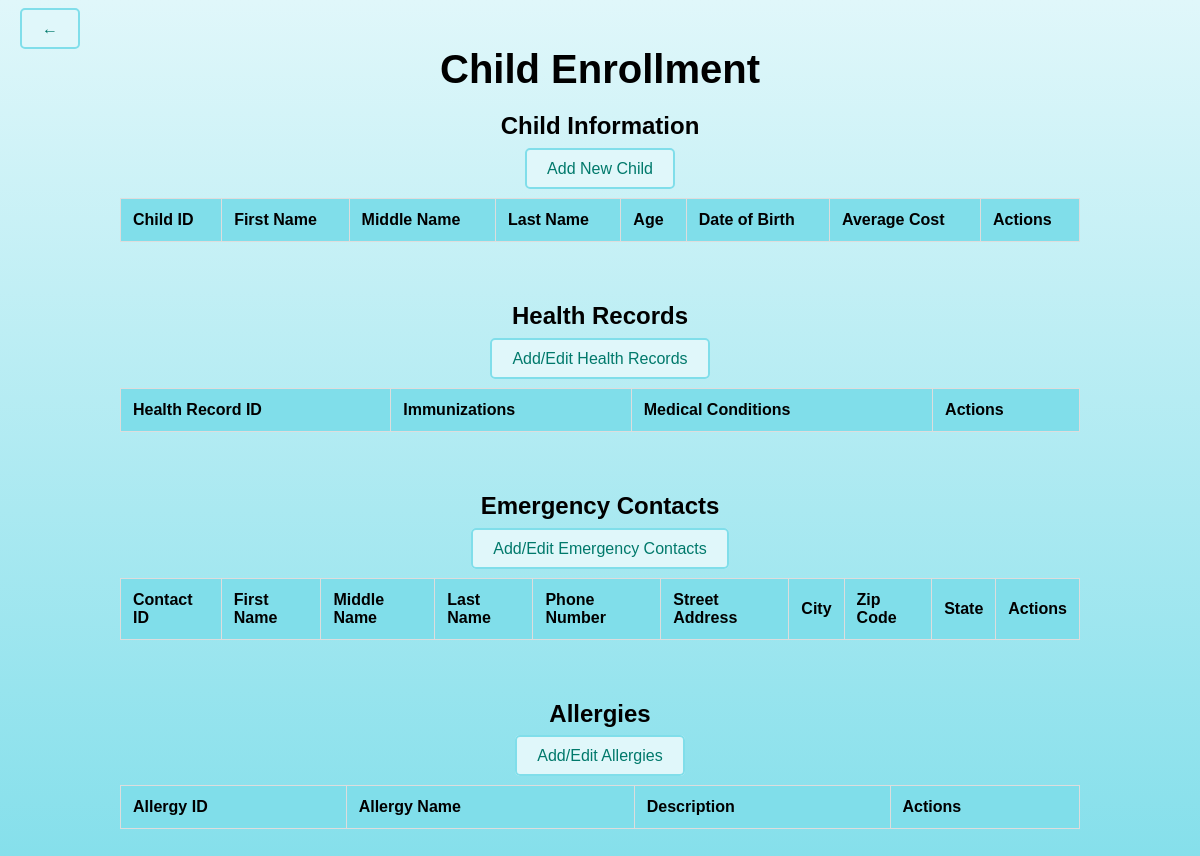
Page /myapp/child-enrollment/ on the earlier database version.
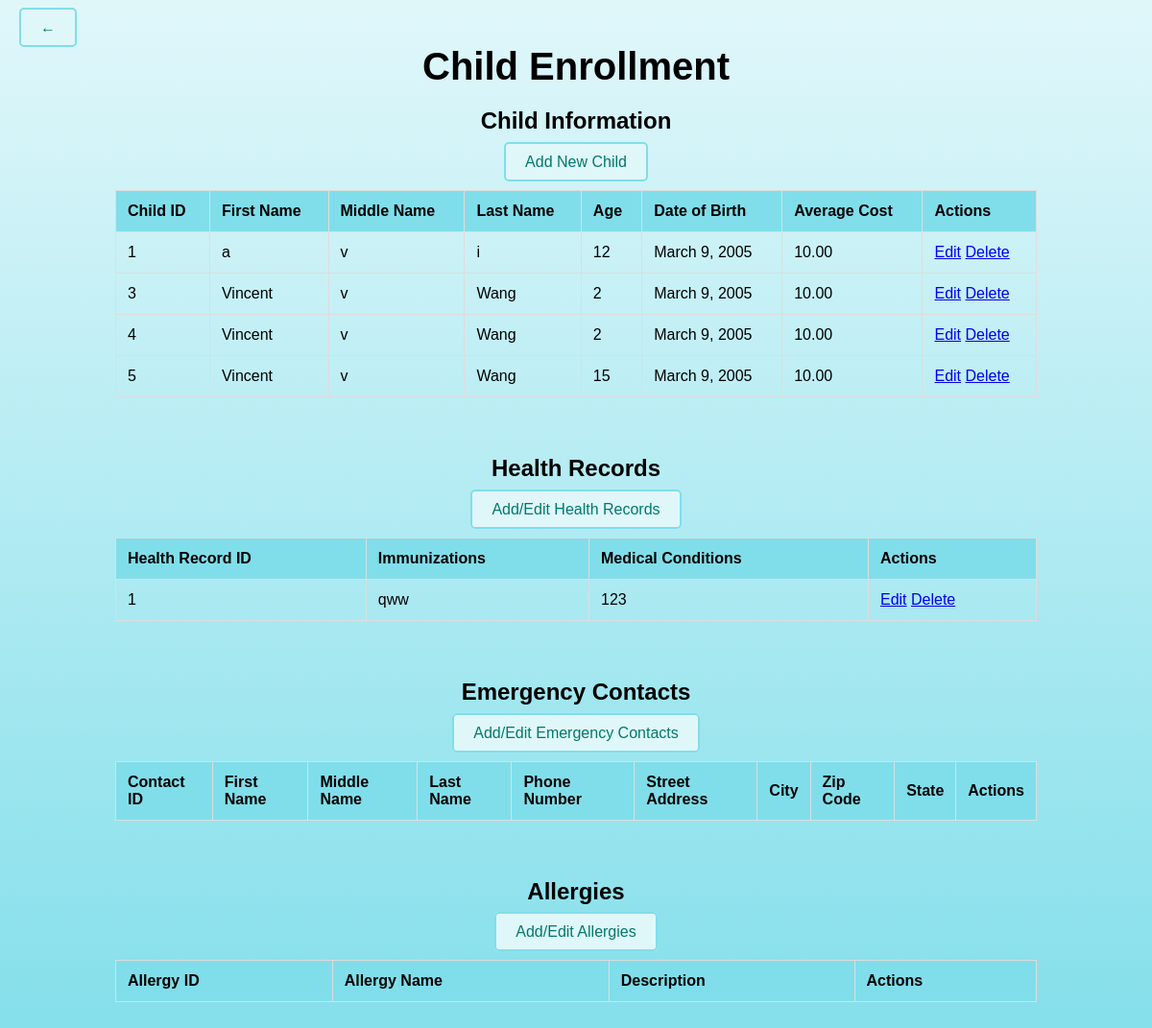
Same page on the later database version.
### myapp/models.py (models this page shows, shortened)
class Child(models.Model):
    first_name = models.CharField(max_length=100)
    middle_name = models.CharField(max_length=100, blank=True, null=True)
    last_name = models.CharField(max_length=100)
    age = models.IntegerField()
    date_of_birth = models.DateField()
    average_cost = models.DecimalField(max_digits=10, decimal_places=2)

class HealthRecord(models.Model):
    child = models.ForeignKey(Child, on_delete=models.CASCADE)
    immunizations = models.TextField()
    medical_conditions = models.TextField()

### myapp/views.py (the view)
# urls.py: path('child-enrollment/', views.child_enrollment, name='child_enrollment'),
def child_enrollment(request):
    context = {
        'children': Child.objects.all(),
        'health_records': HealthRecord.objects.all(),
        'emergency_contacts': EmergencyContact.objects.all(),
        'allergies': Allergy.objects.all(),
    }
    return render(request, 'child_enrollment.html', context)

### myapp/templates/child_enrollment.html (shortened to what the changed rows need)
<!DOCTYPE html>
<html lang="en">
<head>
</head>
<body>
    <div class="container">
        <h1>Child Enrollment</h1>
        <div class="section">
            <h2>Child Information</h2>
            <div class="table-container">
                <table>
                    <thead>
                        <tr>
                            <th>Child ID</th>
                            <th>First Name</th>
                            <th>Middle Name</th>
                            <th>Last Name</th>
                            <th>Age</th>
                            <th>Date of Birth</th>
                            <th>Average Cost</th>
                            <th>Actions</th>
                        </tr>
                    </thead>
                    <tbody>
                        {% for child in children %}
                        <tr>
                            <td>{{ child.id }}</td>
                            <td>{{ child.first_name }}</td>
                            <td>{{ child.middle_name }}</td>
                            <td>{{ child.last_name }}</td>
                            <td>{{ child.age }}</td>
                            <td>{{ child.date_of_birth }}</td>
                            <td>{{ child.average_cost }}</td>
                            <td>
                                <a href="{% url 'edit_child' child.id %}">Edit</a>
                                <a href="{% url 'delete_child' child.id %}">Delete</a>
                            </td>
                        </tr>
                        {% endfor %}
                    </tbody>
                </table>
            </div>
        </div>
        <div class="section">
            <h2>Health Records</h2>
            <div class="table-container">
                <table>
                    <thead>
                        <tr>
                            <th>Health Record ID</th>
                            <th>Immunizations</th>
                            <th>Medical Conditions</th>
                            <th>Actions</th>
                        </tr>
                    </thead>
                    <tbody>
                        {% for record in health_records %}
                        <tr>
                            <td>{{ record.id }}</td>
                            <td>{{ record.immunizations }}</td>
                            <td>{{ record.medical_conditions }}</td>
                            <td>
                                <a href="{% url 'edit_health_record' record.id %}">Edit</a>
                                <a href="{% url 'delete_health_record' record.id %}">Delete</a>
                            </td>
                        </tr>
                        {% endfor %}
                    </tbody>
                </table>
            </div>
        </div>
        <div class="section">
            <h2>Emergency Contacts</h2>
            <div class="table-container">
                <table>
                    <thead>
                        <tr>
                            <th>Contact ID</th>
                            <th>First Name</th>
                            <th>Middle Name</th>
                            <th>Last Name</th>
                            <th>Phone Number</th>
                            <th>Street Address</th>
                            <th>City</th>
                            <th>Zip Code</th>
                            <th>State</th>
                            <th>Actions</th>
                        </tr>
                    </thead>
                </table>
            </div>
        </div>
        <div class="section">
            <h2>Allergies</h2>
            <div class="table-container">
                <table>
                    <thead>
                        <tr>
                            <th>Allergy ID</th>
                            <th>Allergy Name</th>
                            <th>Description</th>
                            <th>Actions</th>
                        </tr>
                    </thead>
                </table>
            </div>
        </div>
    </div>
</body>
</html>

Differences in the rows shown:
added Child: id "1", first_name "a", middle_name "v", last_name "i", age "12", date_of_birth "March 9, 2005", average_cost "10.00"
added Child: id "3", first_name "Vincent", middle_name "v", last_name "Wang", age "2", date_of_birth "March 9, 2005", average_cost "10.00"
added Child: id "4", first_name "Vincent", middle_name "v", last_name "Wang", age "2", date_of_birth "March 9, 2005", average_cost "10.00"
added Child: id "5", first_name "Vincent", middle_name "v", last_name "Wang", age "15", date_of_birth "March 9, 2005", average_cost "10.00"
added HealthRecord: id "1", immunizations "qww", medical_conditions "123"
